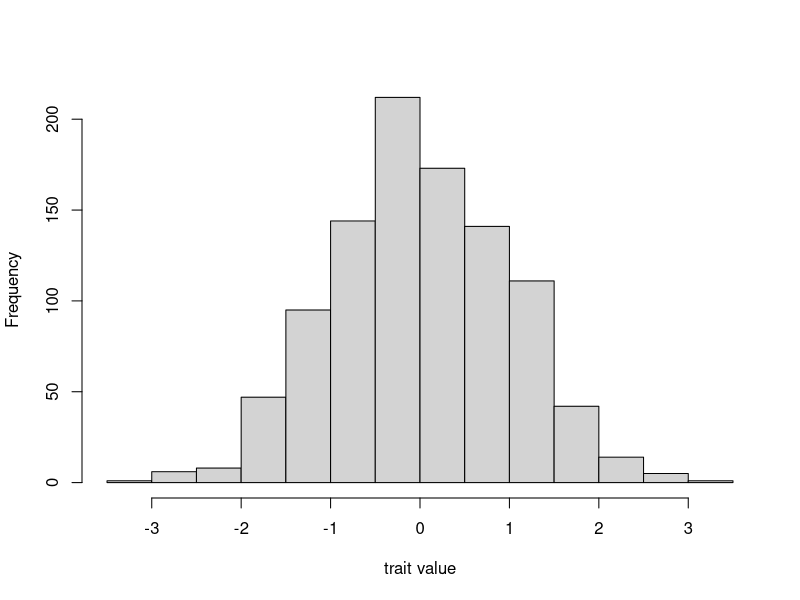
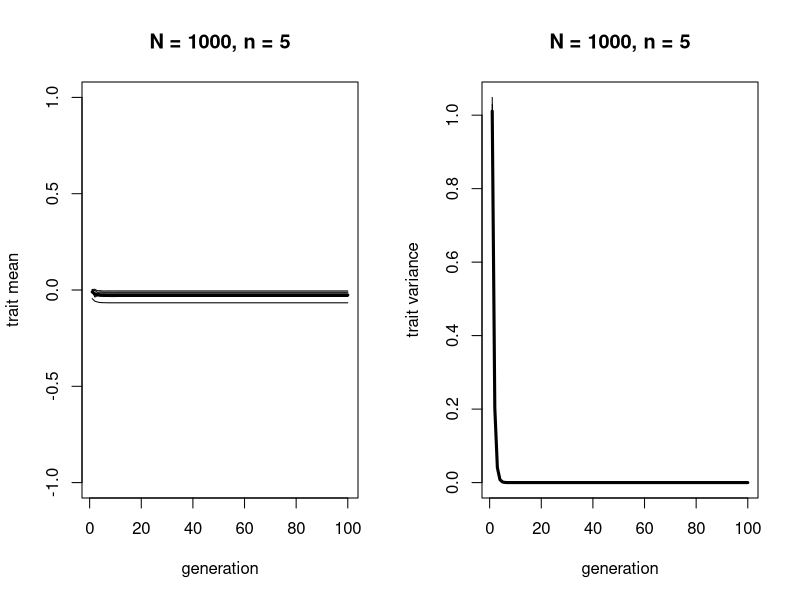
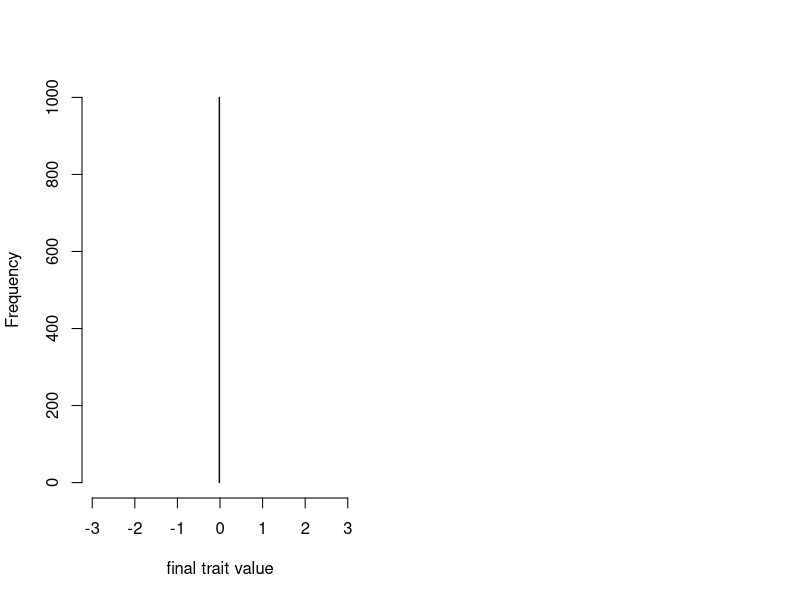
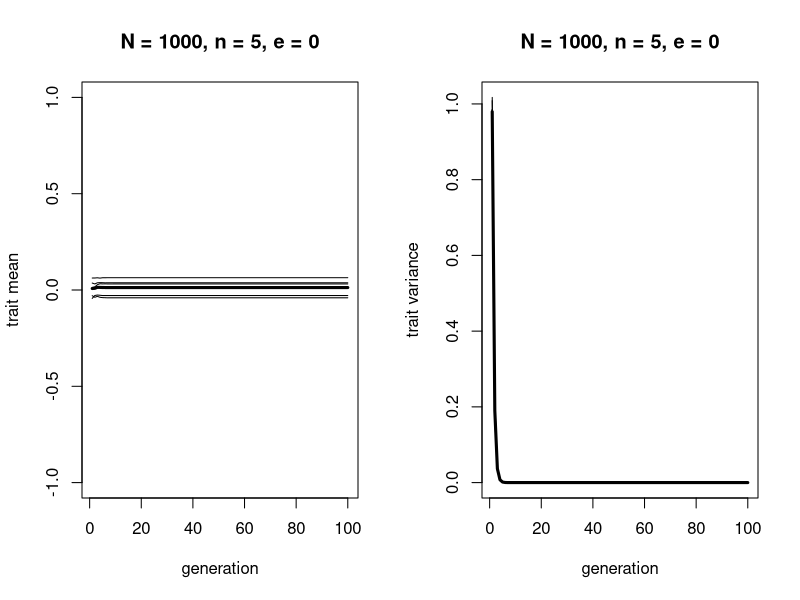
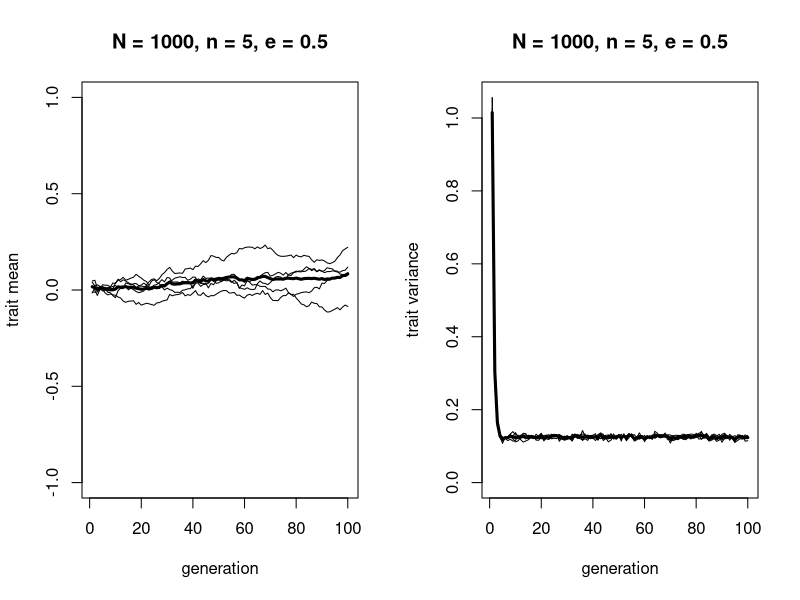
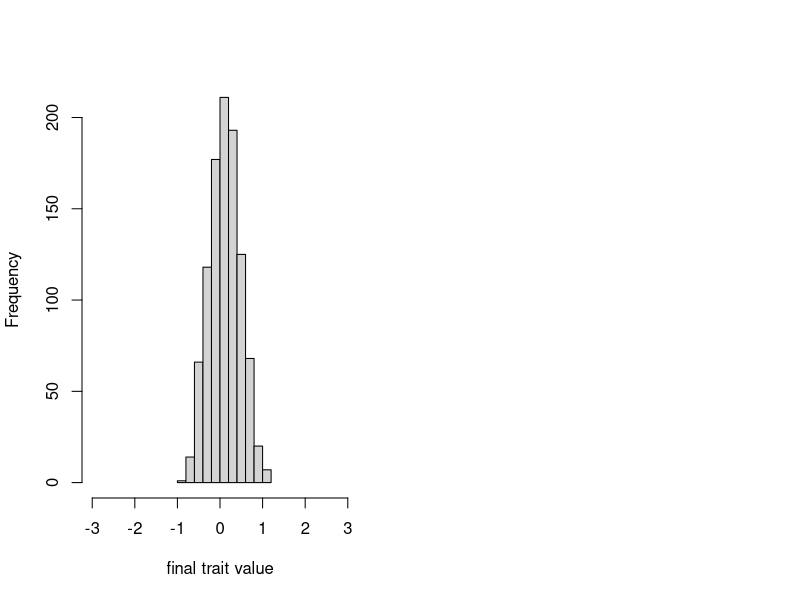

The R script that drew these images, in order:
## ---- chunk 1

N <- 1000
values <- rnorm(N)
hist(values, main = "", xlab = "trait value")

## ---- chunk 2

BlendingInheritance <- function (N, n, t_max, r_max) {
  
  # create a matrix for trait means with t_max rows and r_max columns, 
  # fill with NAs, convert to dataframe
  trait_mean <- as.data.frame(matrix(NA, t_max, r_max))
  
  # purely cosmetic: rename the columns with run1, run2 etc.
  names(trait_mean) <- paste("run", 1:r_max, sep="")  
  
  # same for holding trait variance
  trait_var <- as.data.frame(matrix(NA, t_max, r_max)) 
  names(trait_var) <- paste("run", 1:r_max, sep="")
  
  for (r in 1:r_max) {
    
    # create first generation, N random numbers from a standard normal distribution
    agent <- rnorm(N)  
    
    # add first generation's mean to first row of column r
    trait_mean[1,r] <- mean(agent)  
    
    # add first generation's variance to first row of column r
    trait_var[1,r] <- var(agent)  
    
    for (t in 2:t_max) {
      
      # create matrix with N rows and n columns, 
      # fill with traits from random members of agent
      m <- matrix(sample(agent, N*n, replace = TRUE), N, n)
      
      # create new generation by taking rowMeans, i.e. mean of n demonstrators, 
      # to implement blending inheritance
      agent <- rowMeans(m)
      
      # get mean trait value and put it into output slot for this generation t and run r
      trait_mean[t,r] <- mean(agent)  
      
      # get trait variance and put it into output slot for this generation t and run r
      trait_var[t,r] <- var(agent)  
      
    }
    
  }
  
  # create two plots, one for means and one for variances
  par(mfrow=c(1,2)) # 1 row, 2 columns
  
  # plot a thick line for the mean mean of all runs
  plot(rowMeans(trait_mean), 
       type = 'l', 
       ylab = "trait mean", 
       xlab = "generation", 
       ylim = c(min(trait_mean,-1), max(trait_mean,1)), 
       lwd = 3, 
       main = paste("N = ", N, ", n = ", n, sep = ""))
  
  # add lines for each run, up to r_max
  for (r in 1:r_max) {  
    lines(trait_mean[,r], type = 'l') 
  }
  
  # plot a thick line for the mean variance across all runs
  plot(rowMeans(trait_var), 
       type = 'l', 
       ylab = "trait variance", 
       xlab = "generation", 
       ylim = c(0, max(trait_var)), 
       lwd = 3, 
       main = paste("N = ", N, ", n = ", n, sep = ""))
  
  # add lines for each run, up to r_max
  for (r in 1:r_max) {  
    lines(trait_var[,r], type = 'l')  
  }
  
  # export data from function
  list(final_agent = agent, mean = trait_mean, variance = trait_var)  
}

## ---- chunk 3

data_model8 <- BlendingInheritance(N = 1000, 
                                   n = 5, 
                                   t_max = 100, 
                                   r_max = 5)

## ---- chunk 4

head(data_model8$final_agent)
tail(data_model8$final_agent)

## ---- chunk 5

hist(data_model8$final_agent, xlim = c(-3,3), main = "", xlab = "final trait value")

## ---- chunk 6

BlendingInheritance <- function (N, n, e, t_max, r_max) {
  
  # create a matrix for trait means with t_max rows and r_max columns, 
  # fill with NAs, convert to dataframe
  trait_mean <- as.data.frame(matrix(NA, t_max, r_max))  
  
  # purely cosmetic: rename the columns with run1, run2 etc.
  names(trait_mean) <- paste("run", 1:r_max, sep="")  
  
  # same for holding trait variance
  trait_var <- as.data.frame(matrix(NA, t_max, r_max))  
  names(trait_var) <- paste("run", 1:r_max, sep="")
  
  for (r in 1:r_max) {
    
    # create first generation, N random numbers from a standard normal distribution
    agent <- rnorm(N)  
    
    # add first generation's mean to first row of column r
    trait_mean[1,r] <- mean(agent)  
    
    # add first generation's variance to first row of column r
    trait_var[1,r] <- var(agent)  
    
    for (t in 2:t_max) {
      
      # create matrix with N rows and n columns, 
      # fill with traits from random members of agent
      m <- matrix(sample(agent, N*n, replace = TRUE), N, n)
      
      # add random error to each demonstrator value, with variance e
      m <- matrix(rnorm(N*n, mean = m, sd = sqrt(e)), N, n)
      
      # create new generation by taking rowMeans, i.e. mean of n demonstrators, 
      # to implement blending inheritance
      agent <- rowMeans(m)
      
      # get mean trait value and put it into output slot for this generation t and run r
      trait_mean[t,r] <- mean(agent)  
      
      # get trait variance and put it into output slot for this generation t and run r
      trait_var[t,r] <- var(agent)  
      
    }
    
  }
  
  # create two plots, one for means one for variances
  par(mfrow=c(1,2)) # 1 row, 2 columns
  
  # plot a thick line for the mean mean of all runs
  plot(rowMeans(trait_mean), 
       type = 'l', 
       ylab = "trait mean", 
       xlab = "generation", 
       ylim = c(min(trait_mean,-1), max(trait_mean,1)), 
       lwd = 3, 
       main = paste("N = ", N, ", n = ", n, ", e = ", e, sep = ""))
  
  # add lines for each run, up to r_max
  for (r in 1:r_max) {  
    lines(trait_mean[,r], type = 'l')  
  }
  
  # plot a thick line for the mean variance across all runs
  plot(rowMeans(trait_var), 
       type = 'l', 
       ylab = "trait variance", 
       xlab = "generation", 
       ylim = c(0, max(trait_var)), 
       lwd = 3, 
       main = paste("N = ", N, ", n = ", n, ", e = ", e, sep = ""))
  
  # add lines for each run, up to r_max
  for (r in 1:r_max) {  
    lines(trait_var[,r], type = 'l')  
  }
  
  # export data from function
  list(final_agent = agent, mean = trait_mean, variance = trait_var)  
}

## ---- chunk 7

data_model8 <- BlendingInheritance(N = 1000, 
                                   n = 5, 
                                   e = 0, 
                                   t_max = 100, 
                                   r_max = 5)

## ---- chunk 8

data_model8 <- BlendingInheritance(N = 1000, 
                                   n = 5, 
                                   e = 0.5, 
                                   t_max = 100, 
                                   r_max = 5)

## ---- chunk 9

colMeans(data_model8$variance[50:100,])

## ---- chunk 10

hist(data_model8$final_agent, xlim = c(-3,3), main = "", xlab = "final trait value")

